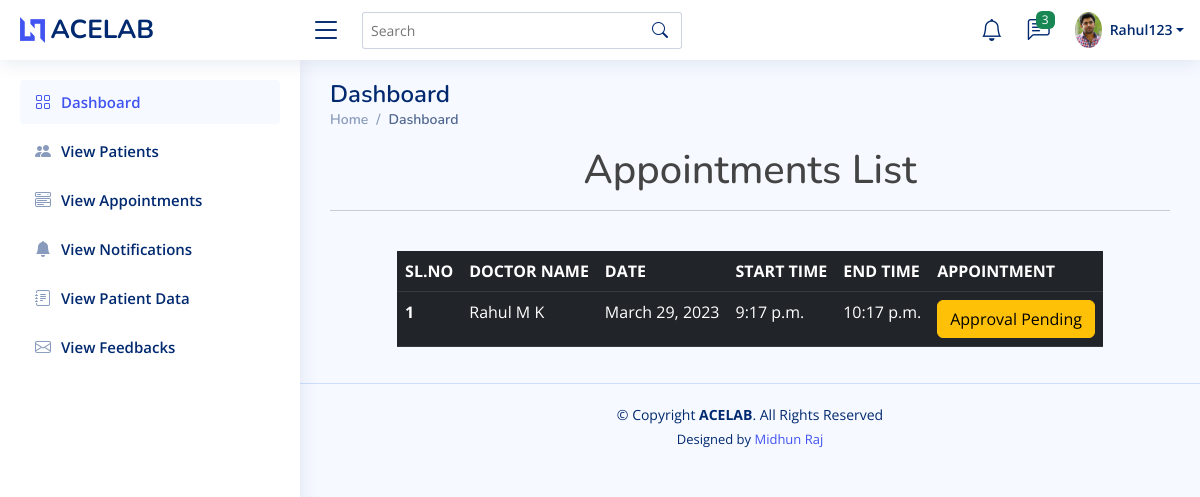
/doc_view_appointments (signed in), run on the app's committed database.
### home/models.py (models this page shows, shortened)
class Login(AbstractUser):
    is_doctor = models.BooleanField(default=False)
    is_patient = models.BooleanField(default=False)

class doctor(models.Model):
    user = models.OneToOneField(Login, on_delete=models.CASCADE, primary_key=True, related_name='Doctor')
    name = models.CharField(max_length=100)
    department = models.ForeignKey(department, on_delete=models.DO_NOTHING)
    email = models.EmailField()
    Image = models.ImageField(upload_to='images/')
    status = models.IntegerField(default=0)
    def __str__(self):
        return self.name

class Appointment(models.Model):
    user = models.ForeignKey(patient, on_delete=models.CASCADE, related_name='appointment')
    Schedule = models.ForeignKey(DocSchedule, on_delete=models.CASCADE)
    status = models.IntegerField(default=0)

class DocSchedule(models.Model):
    Doc_name = models.ForeignKey(doctor, on_delete=models.DO_NOTHING)
    Date = models.DateField()
    Start_time = models.TimeField()
    End_time = models.TimeField()

### home/doctorviews.py (the view)
# urls.py: path('doc_view_appointments', doctorviews.doc_view_appointments, name='doc_view_appointments'),
@login_required(login_url='login_view')
def doc_view_appointments(request):
    doc = doctor.objects.get(user=request.user)
    data = Appointment.objects.filter(Schedule__Doc_name=doc)
    return render(request, 'doctor/doc_view_appointments.html', {'data': data})

### templates/doctor/doc_view_appointments.html
{% extends 'doctor/doctorbase.html' %}
{% load crispy_forms_tags %}
{% block content %}
<h1 class="text-center">Appointments List</h1><hr><br>
<div class="row justify-content-center">
    <div class="col-auto">
        <table class="table table-dark table-responsive">
          <thead>
            <tr>
              <th scope="col">SL.NO</th>
              <th scope="col">DOCTOR NAME</th>
              <th scope="col">DATE</th>
              <th scope="col">START TIME</th>
              <th scope="col">END TIME</th>
              <th scope="col">APPOINTMENT</th>
            </tr>
          </thead>
          <tbody>
          {% for i in data %}
            <tr>
              <th scope="row">{{forloop.counter}}</th>
              <td>{{i.Schedule.Doc_name}}</td>
              <td>{{i.Schedule.Date}}</td>
              <td>{{i.Schedule.Start_time}}</td>
              <td>{{i.Schedule.End_time}}</td>
              <td>
                {% if i.status == 0 %}
                <button type="button" class="btn btn-warning">Approval Pending</button>
                {% elif i.status == 1 %}
                <button type="button" class="btn btn-success">Appointment Confirmed</button>
                {% else %}
                <button type="button" class="btn btn-danger">Appointment rejected</button>
                {% endif %}
              </td>
            </tr>
          {% endfor %}
          </tbody>
        </table>
    </div>
</div>
{% endblock %}

### templates/doctor/doctorbase.html (shortened to what this page needs)
<!DOCTYPE html>
{% load static %}
<html lang="en">
<head>
  <link href=" {% static 'set3/assets/vendor/bootstrap/css/bootstrap.min.css' %} " rel="stylesheet">
  <link href=" {% static 'set3/assets/vendor/bootstrap-icons/bootstrap-icons.css' %} " rel="stylesheet">
  <link href=" {% static 'set3/assets/vendor/boxicons/css/boxicons.min.css' %} " rel="stylesheet">
  <link href=" {% static 'set3/assets/vendor/quill/quill.snow.css' %} " rel="stylesheet">
  <link href=" {% static 'set3/assets/vendor/quill/quill.bubble.css' %} " rel="stylesheet">
  <link href=" {% static 'set3/assets/vendor/remixicon/remixicon.css' %} " rel="stylesheet">
  <link href=" {% static 'set3/assets/vendor/simple-datatables/style.css' %} " rel="stylesheet">
  <link href=" {% static 'set3/assets/css/style.css' %} " rel="stylesheet">
</head>
<body>
  <header id="header" class="header fixed-top d-flex align-items-center">
    <div class="d-flex align-items-center justify-content-between">
      <a href=" {% static 'index.html' %} " class="logo d-flex align-items-center">
        <img src=" {% static 'set3/assets/img/logo.png' %} " alt="">
        <span class="d-none d-lg-block">ACELAB</span>
      </a>
      <i class="bi bi-list toggle-sidebar-btn"></i>
    </div>
    <div class="search-bar">
      <form class="search-form d-flex align-items-center" method="POST" action="#">
        <input type="text" name="query" placeholder="Search" title="Enter search keyword">
        <button type="submit" title="Search"><i class="bi bi-search"></i></button>
      </form>
    </div>
    <nav class="header-nav ms-auto">
      <ul class="d-flex align-items-center">
        <li class="nav-item dropdown">
          <a class="nav-link nav-icon" href="#" data-bs-toggle="dropdown">
            <i class="bi bi-bell"></i>
          </a>
        </li>
        <li class="nav-item dropdown">
          <a class="nav-link nav-icon" href="#" data-bs-toggle="dropdown">
            <i class="bi bi-chat-left-text"></i>
            <span class="badge bg-success badge-number">3</span>
          </a>
        </li>
        <li class="nav-item dropdown pe-3">
          <a class="nav-link nav-profile d-flex align-items-center pe-0" href="#" data-bs-toggle="dropdown">
            <img src=" {{request.user.Doctor.Image.url}} " alt="Profile" class="rounded-circle">
            <span class="d-none d-md-block dropdown-toggle ps-2">{{request.user}}</span>
          </a>
        </li>
      </ul>
    </nav>
  </header>
  <aside id="sidebar" class="sidebar">
    <ul class="sidebar-nav" id="sidebar-nav">
      <li class="nav-item">
        <a class="nav-link " href=" {% url 'doctordashboard' %} ">
          <i class="bi bi-grid"></i>
          <span>Dashboard</span>
        </a>
      </li>
      <li class="nav-item">
        <a class="nav-link collapsed" href=" {% url 'doc_view_patients' %} ">
          <i class="bi bi-people-fill"></i>
          <span>View Patients</span>
        </a>
      </li>
      <li class="nav-item">
        <a class="nav-link collapsed" href=" {% url 'doc_view_appointments' %} ">
          <i class="bi bi-menu-button-wide"></i>
          <span>View Appointments</span>
        </a>
      </li>
      <li class="nav-item">
        <a class="nav-link collapsed" href=" {% url 'doc_view_notificaction' %} ">
          <i class="bi bi-bell-fill"></i>
          <span>View Notifications</span>
        </a>
      </li>
       <li class="nav-item">
        <a class="nav-link collapsed" href=" {% url 'view_patient_data' %} ">
          <i class="bi bi-journal-text"></i>
          <span>View Patient Data</span>
        </a>
      </li>
      <li class="nav-item">
        <a class="nav-link collapsed" href=" {% url 'doc_view_feedback' %} ">
          <i class="bi bi-envelope"></i>
          <span>View Feedbacks</span>
        </a>
      </li>
    </ul>
  </aside>
  <main id="main" class="main">
    <div class="pagetitle">
      <h1>Dashboard</h1>
      <nav>
        <ol class="breadcrumb">
          <li class="breadcrumb-item"><a href=" {% url 'doctordashboard' %} ">Home</a></li>
          <li class="breadcrumb-item active">Dashboard</li>
        </ol>
      </nav>
    </div>
    <section class="section dashboard">
      <div class="row">
        <div class="col-lg-12 col-md-12 col-sm-12">
           {% block content %}{% endblock%}
        </div>
      </div>
    </section>
  </main>
  <footer id="footer" class="footer">
    <div class="copyright">
      &copy; Copyright <strong><span>ACELAB</span></strong>. All Rights Reserved
    </div>
    <div class="credits">
      Designed by <a href="https://bootstrapmade.com/">Midhun Raj</a>
    </div>
  </footer>
</body>
</html>

### static/set3/assets/css/style.css (style rules this page uses)
:root { scroll-behavior: smooth; }
body { font-family: "Open Sans", sans-serif; background: #f6f9ff; color: #444444; }
a { color: #4154f1; text-decoration: none; }
h1, h2, h3, h4, h5, h6 { font-family: "Nunito", sans-serif; }
#main { margin-top: 60px; padding: 20px 30px; transition: all 0.3s; }
.pagetitle { margin-bottom: 10px; }
.pagetitle h1 { font-size: 24px; margin-bottom: 0; font-weight: 600; color: #012970; }
.breadcrumb { font-size: 14px; font-family: "Nunito", sans-serif; color: #899bbd; font-weight: 600; }
.breadcrumb a { color: #899bbd; transition: 0.3s; }
.breadcrumb .breadcrumb-item::before { color: #899bbd; }
.breadcrumb .active { color: #51678f; font-weight: 600; }
.logo { line-height: 1; }
@media (min-width: 1200px) { .logo { width: 280px; } }
.logo img { max-height: 26px; margin-right: 6px; }
.logo span { font-size: 26px; font-weight: 700; color: #012970; font-family: "Nunito", sans-serif; }
.header { transition: all 0.5s; z-index: 997; height: 60px; box-shadow: 0px 2px 20px rgba(1, 41, 112, 0.1); background-color: #fff; padding-left: 20px; }
.header .toggle-sidebar-btn { font-size: 32px; padding-left: 10px; cursor: pointer; color: #012970; }
.header .search-bar { min-width: 360px; padding: 0 20px; }
.header .search-form { width: 100%; }
.header .search-form input { border: 0; font-size: 14px; color: #012970; border: 1px solid rgba(1, 41, 112, 0.2); padding: 7px 38px 7px 8px; border-radius: 3px; transition: 0.3s; width: 100%; }
.header .search-form button { border: 0; padding: 0; margin-left: -30px; background: none; }
.header .search-form button i { color: #012970; }
.header-nav ul { list-style: none; }
.header-nav>ul { margin: 0; padding: 0; }
.header-nav .nav-icon { font-size: 22px; color: #012970; margin-right: 25px; position: relative; }
.header-nav .nav-profile { color: #012970; }
.header-nav .nav-profile img { max-height: 36px; }
.header-nav .nav-profile span { font-size: 14px; font-weight: 600; }
.header-nav .badge-number { position: absolute; inset: -2px -5px auto auto; font-weight: normal; font-size: 12px; padding: 3px 6px; }
.sidebar { position: fixed; top: 60px; left: 0; bottom: 0; width: 300px; z-index: 996; transition: all 0.3s; padding: 20px; overflow-y: auto; scrollbar-width: thin; scrollbar-color: #aab7cf transparent; box-shadow: 0px 0px 20px rgba(1, 41, 112, 0.1); background-color: #fff; }
@media (min-width: 1200px) { #main, #footer { margin-left: 300px; } }
.sidebar-nav { padding: 0; margin: 0; list-style: none; }
.sidebar-nav li { padding: 0; margin: 0; list-style: none; }
.sidebar-nav .nav-item { margin-bottom: 5px; }
.sidebar-nav .nav-link { display: flex; align-items: center; font-size: 15px; font-weight: 600; color: #4154f1; transition: 0.3; background: #f6f9ff; padding: 10px 15px; border-radius: 4px; }
.sidebar-nav .nav-link i { font-size: 16px; margin-right: 10px; color: #4154f1; }
.sidebar-nav .nav-link.collapsed { color: #012970; background: #fff; }
.sidebar-nav .nav-link.collapsed i { color: #899bbd; }
.footer { padding: 20px 0; font-size: 14px; transition: all 0.3s; border-top: 1px solid #cddfff; }
.footer .copyright { text-align: center; color: #012970; }
.footer .credits { padding-top: 5px; text-align: center; font-size: 13px; color: #012970; }

### data on the page
Login: user.Doctor.Image (picture), user "Rahul123"
Appointment: Schedule.Doc_name "Rahul M K", Schedule.Date "March 29, 2023", Schedule.Start_time "9:17 p.m.", Schedule.End_time "10:17 p.m.", status "Approval Pending"
